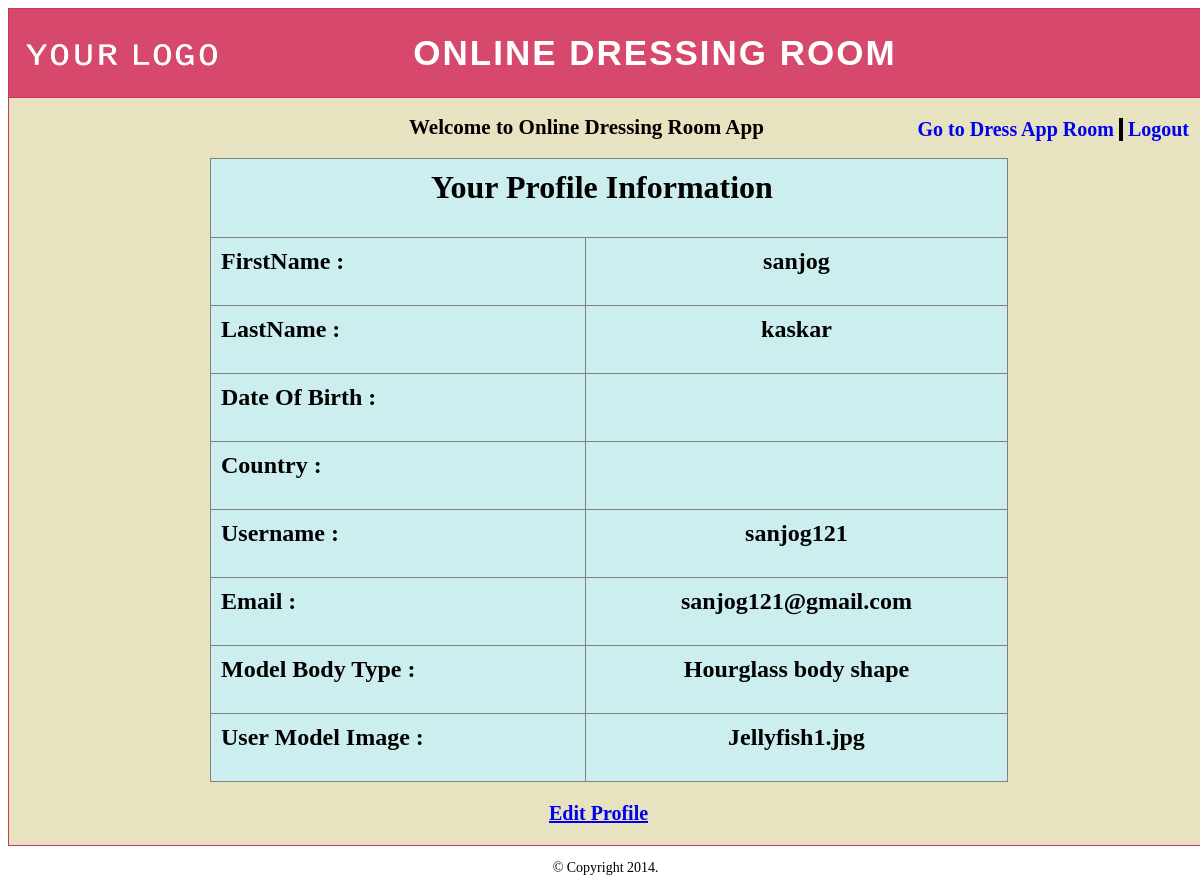
Page /user_management/user_profile.php (signed in) on the committed database.
### tables this page shows
CREATE TABLE IF NOT EXISTS `user_details` (
`User_id` int(11) NOT NULL,
  `fb_id` varchar(255) DEFAULT NULL,
  `oauth_provider` varchar(255) DEFAULT NULL,
  `oauth_uid` varchar(255) DEFAULT NULL,
  `locale` varchar(255) DEFAULT NULL,
  `oauth_token` varchar(255) DEFAULT NULL,
  `oauth_secret` varchar(255) DEFAULT NULL,
  `first_name` varchar(100) NOT NULL,
  `last_name` varchar(100) NOT NULL,
  `username` varchar(100) NOT NULL,
  `email` varchar(100) NOT NULL,
  `password` varchar(255) NOT NULL,
  `country` varchar(255) NOT NULL,
  `dob` varchar(255) NOT NULL,
  `body_type` int(11) NOT NULL,
  `user_image` varchar(255) NOT NULL,
  `act_key` varchar(255) NOT NULL,
  `active_user` varchar(5) NOT NULL
);

CREATE TABLE IF NOT EXISTS `body_types` (
`body_types_id` int(11) NOT NULL,
  `body_types_name` varchar(255) NOT NULL,
  `body_types_value` varchar(255) NOT NULL,
  `status` tinyint(4) NOT NULL
);

### user_management/user_profile.php (the view, shortened to what this page needs)
<!DOCTYPE html>
<html lang="en">
<head>
    <link href="../css/style.css" rel="stylesheet" type="text/css" />
    <link href="css/popup.css" rel="stylesheet" type="text/css" />
</head>
<body>
<link rel="stylesheet" href="../css/ui-lightness/jquery-ui-1.10.4.custom.css">
<div class="container">
    <div class="main_container">
        <div class="header_title">
            <img src="../images/site_logo.png" height="80px" width="197px" style="float:left;padding:5px 0px 5px 15px" >
            <div style="padding: 24px 0px;margin-right: 10%;font-size: 35px;letter-spacing:2px;font-family: 'Antic Slab', Arial, Helvetica, sans-serif !important;">
                ONLINE DRESSING ROOM
            </div>
        </div>
        <a href='user_logout.php'style='float: right;margin-right: 20px;text-decoration: none;font-size: 20px;margin-top: 20px;font-weight: bold;'>Logout</a>
        <a href='../index.php?oauth_provider=twitter'style='float: right;margin-right: 5px;text-decoration: none;margin-top: 20px;padding-right: 5px; border-right:4px solid black;font-size: 20px;font-weight: bold;'>Go to Dress App Room</a>
        <div style="padding-left: 400px;"><h2>Welcome to Online Dressing Room App</h2></div>
        <?php
            if(isset($_SESSION['username']) || isset($_SESSION['google_data']['given_name']))
            {
                echo "<table width='798' border='1' align='center' cellpadding='0'>";
                if(isset($_SESSION['username'])) {
                    $query = mysql_query("select * from user_details where username = '" . $_SESSION['username'] . "' ");
                }
                while($row = mysql_fetch_array($query))
                {
                    $userID = $row['User_id'];
                    $first_name = $row['first_name'];
                    $last_name = $row['last_name'];
                    $username = $row['username'];
                    $birth_date = $row['dob'];
                    $user_country = $row['country'];
                    $email = $row['email'];
                    $user_image = $row['user_image'];
                    $model_body_type = $row['body_type'];
                    $bodyTypeQuery = mysql_query("select * from body_types where body_types_id = '".$model_body_type."'");
                    $bodyTypeRow = mysql_fetch_array($bodyTypeQuery);
                    $bodyTypeName = $bodyTypeRow['body_types_name'];
                    echo "<tr><td height='26' colspan='2' style='padding-left: 220px;'><h1>Your Profile Information </h1></td></tr>";
                    echo "<tr>";
                    echo "<td valign='top'><div align='left'><h2>FirstName :</h2></div></td>";
                    echo "<td valign='top' style='text-align: center;'><h2>".$first_name."</h2></td>";
                    echo "</tr>";
                    echo "<tr>";
                    echo "<td valign='top'><div align='left'><h2>LastName :</h2></div></td>";
                    echo "<td valign='top' style='text-align: center;'><h2>".$last_name."</h2></td>";
                    echo "</tr>";
                    echo "<tr>";
                    echo "<td valign='top'><div align='left'><h2>Date Of Birth :</h2></div></td>";
                    echo "<td valign='top' style='text-align: center;'><h2>".$birth_date."</h2></td>";
                    echo "</tr>";
                    echo "<tr>";
                    echo "<td valign='top'><div align='left'><h2>Country :</h2></div></td>";
                    echo "<td valign='top' style='text-align: center;'><h2>".$user_country."</h2></td>";
                    echo "</tr>";
                    echo "<tr>";
                    echo "<td valign='top'><div align='left'><h2>Username :</h2></div></td>";
                    echo "<td valign='top' style='text-align: center;'><h2>".$username."</h2></td>";
                    echo "</tr>";
                    echo "<tr>";
                    echo "<td valign='top'><div align='left'><h2>Email :</h2></div></td>";
                    echo "<td valign='top' style='text-align: center;'><h2>".$email."</h2></td>";
                    echo "</tr>";
                    echo "<tr>";
                    echo "<td valign='top'><div align='left'><h2>Model Body Type :</h2></div></td>";
                    echo "<td valign='top' style='text-align: center;'><h2>".$bodyTypeName."</h2></td>";
                    echo "</tr>";
                    echo "<tr>";
                    echo "<td valign='top'><div align='left'><h2>User Model Image :</h2></div></td>";
                    echo "<td valign='top' style='text-align: center;'><h2>".$user_image."</h2></td>";
                    echo "</tr>";
                }
                echo "</table>";
            }
        echo "<div style='margin-top: 20px;'>";
        echo "<a id=".$userID." href='edit_user_profile.php' style='cursor:pointer;margin-left: 540px;font-size: 20px;font-weight: bold;'>Edit Profile</a>";
        echo "</div>";
        ?>
    </div>
</div>
    <?php
    include "../includes/footer.php";
    ?>

### css/style.css (style rules this page uses)
body { //font-family:Arial, Helvetica, sans-serif; font-family: adobe caslon pro; font-size:14px }
.container { min-height: 100%; position: relative; }
table { border-collapse:collapse; }
table td { background-color:#cceeee; padding:10px }
.main_container { border:1px solid #d1345b; padding-bottom:20px; width:1200px; margin:0px auto; background-color: #e7e2bf; }
.header_title { background-color:#d6496c; color:#FFFFFF; text-align:center; font-weight:bold; font-size:24px; border-bottom:1px solid #d1345b; }

### rows in the picture
user_details: first_name "sanjog", last_name "kaskar", username "sanjog121", email "sanjog121@gmail.com", body_types.body_types_name "Hourglass body shape", user_image "Jellyfish1.jpg"
